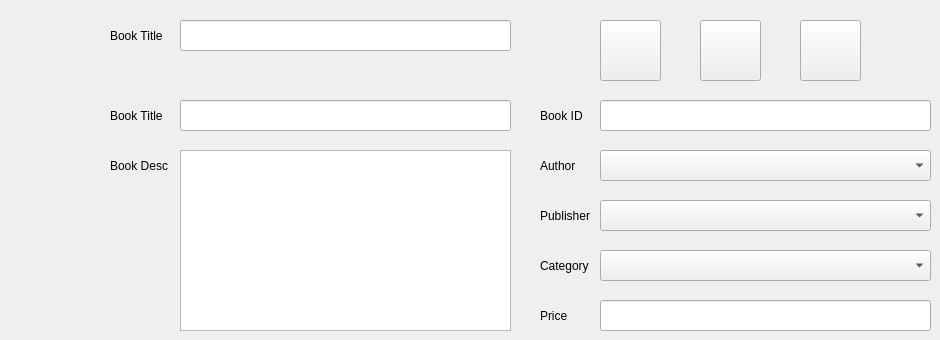
      <widget class="QWidget" name="tab_6">
       <attribute name="title">
        <string>Edit / Delete Book</string>
       </attribute>
       <widget class="QLabel" name="label_11">
        <property name="geometry">
         <rect>
          <x>540</x>
          <y>250</y>
          <width>51</width>
          <height>31</height>
         </rect>
        </property>
        <property name="font">
         <font>
          <family>Segoe UI</family>
         </font>
        </property>
        <property name="text">
         <string>Category</string>
        </property>
       </widget>
       <widget class="QComboBox" name="comboBox_6">
        <property name="geometry">
         <rect>
          <x>600</x>
          <y>250</y>
          <width>331</width>
          <height>31</height>
         </rect>
        </property>
       </widget>
       <widget class="QLineEdit" name="lineEdit_4">
        <property name="geometry">
         <rect>
          <x>600</x>
          <y>100</y>
          <width>331</width>
          <height>31</height>
         </rect>
        </property>
        <property name="text">
         <string/>
        </property>
       </widget>
       <widget class="QLabel" name="label_12">
        <property name="geometry">
         <rect>
          <x>540</x>
          <y>200</y>
          <width>51</width>
          <height>31</height>
         </rect>
        </property>
        <property name="font">
         <font>
          <family>Segoe UI</family>
         </font>
        </property>
        <property name="text">
         <string>Publisher</string>
        </property>
       </widget>
       <widget class="QComboBox" name="comboBox_7">
        <property name="geometry">
         <rect>
          <x>600</x>
          <y>200</y>
          <width>331</width>
          <height>31</height>
         </rect>
        </property>
       </widget>
       <widget class="QTextEdit" name="textEdit_2">
        <property name="geometry">
         <rect>
          <x>180</x>
          <y>150</y>
          <width>331</width>
          <height>181</height>
         </rect>
        </property>
       </widget>
       <widget class="QLabel" name="label_13">
        <property name="geometry">
         <rect>
          <x>110</x>
          <y>150</y>
          <width>61</width>
          <height>31</height>
         </rect>
        </property>
        <property name="font">
         <font>
          <family>Segoe UI</family>
         </font>
        </property>
        <property name="text">
         <string>Book Desc</string>
        </property>
       </widget>
       <widget class="QLabel" name="label_14">
        <property name="geometry">
         <rect>
          <x>540</x>
          <y>300</y>
          <width>51</width>
          <height>31</height>
         </rect>
        </property>
        <property name="font">
         <font>
          <family>Segoe UI</family>
         </font>
        </property>
        <property name="text">
         <string>Price</string>
        </property>
       </widget>
       <widget class="QLabel" name="label_15">
        <property name="geometry">
         <rect>
          <x>540</x>
          <y>100</y>
          <width>51</width>
          <height>31</height>
         </rect>
        </property>
        <property name="font">
         <font>
          <family>Segoe UI</family>
         </font>
        </property>
        <property name="text">
         <string>Book ID</string>
        </property>
       </widget>
       <widget class="QLabel" name="label_16">
        <property name="geometry">
         <rect>
          <x>110</x>
          <y>20</y>
          <width>81</width>
          <height>31</height>
         </rect>
        </property>
        <property name="font">
         <font>
          <family>Segoe UI</family>
         </font>
        </property>
        <property name="text">
         <string>Book Title</string>
        </property>
       </widget>
       <widget class="QLineEdit" name="lineEdit_5">
        <property name="geometry">
         <rect>
          <x>180</x>
          <y>20</y>
          <width>331</width>
          <height>31</height>
         </rect>
        </property>
       </widget>
       <widget class="QLabel" name="label_17">
        <property name="geometry">
         <rect>
          <x>540</x>
          <y>150</y>
          <width>51</width>
          <height>31</height>
         </rect>
        </property>
        <property name="font">
         <font>
          <family>Segoe UI</family>
         </font>
        </property>
        <property name="text">
         <string>Author</string>
        </property>
       </widget>
       <widget class="QLineEdit" name="lineEdit_8">
        <property name="geometry">
         <rect>
          <x>600</x>
          <y>300</y>
          <width>331</width>
          <height>31</height>
         </rect>
        </property>
        <property name="text">
         <string/>
        </property>
       </widget>
       <widget class="QComboBox" name="comboBox_8">
        <property name="geometry">
         <rect>
          <x>600</x>
          <y>150</y>
          <width>331</width>
          <height>31</height>
         </rect>
        </property>
       </widget>
       <widget class="QLineEdit" name="lineEdit_6">
        <property name="geometry">
         <rect>
          <x>180</x>
          <y>100</y>
          <width>331</width>
          <height>31</height>
         </rect>
        </property>
       </widget>
       <widget class="QLabel" name="label_18">
        <property name="geometry">
         <rect>
          <x>110</x>
          <y>100</y>
          <width>61</width>
          <height>31</height>
         </rect>
        </property>
        <property name="font">
         <font>
          <family>Segoe UI</family>
         </font>
        </property>
        <property name="text">
         <string>Book Title</string>
        </property>
       </widget>
       <widget class="QPushButton" name="pushButton_9">
        <property name="geometry">
         <rect>
          <x>700</x>
          <y>20</y>
          <width>61</width>
          <height>61</height>
         </rect>
        </property>
        <property name="text">
         <string/>
        </property>
        <property name="icon">
         <iconset resource="Lib_Resource.qrc">
          <normaloff>:/Icons/Icons/Save.webp</normaloff>:/Icons/Icons/Save.webp</iconset>
        </property>
        <property name="iconSize">
         <size>
          <width>50</width>
          <height>50</height>
         </size>
        </property>
       </widget>
       <widget class="QPushButton" name="pushButton_10">
        <property name="geometry">
         <rect>
          <x>600</x>
          <y>20</y>
          <width>61</width>
          <height>61</height>
         </rect>
        </property>
        <property name="text">
         <string/>
        </property>
        <property name="icon">
         <iconset resource="Lib_Resource.qrc">
          <normaloff>:/Icons/Icons/Search.webp</normaloff>:/Icons/Icons/Search.webp</iconset>
        </property>
        <property name="iconSize">
         <size>
          <width>50</width>
          <height>40</height>
         </size>
        </property>
       </widget>
       <widget class="QPushButton" name="pushButton_11">
        <property name="geometry">
         <rect>
          <x>800</x>
          <y>20</y>
          <width>61</width>
          <height>61</height>
         </rect>
        </property>
        <property name="text">
         <string/>
        </property>
        <property name="icon">
         <iconset resource="Lib_Resource.qrc">
          <normaloff>:/Icons/Icons/Delete.webp</normaloff>:/Icons/Icons/Delete.webp</iconset>
        </property>
        <property name="iconSize">
         <size>
          <width>50</width>
          <height>40</height>
         </size>
        </property>
       </widget>
      </widget>
